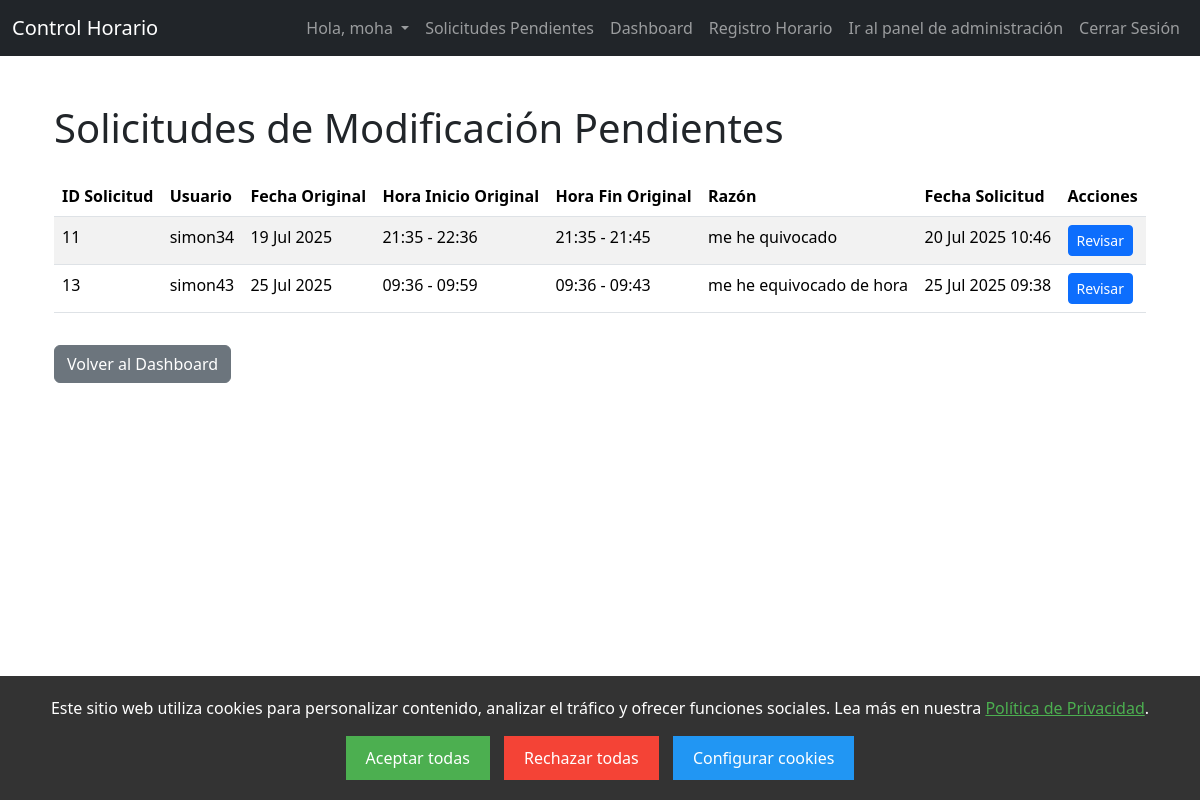
Screenshot of /admin-requests/ (signed in) with the database file from the repository.
### control_horario_app/models.py (models this page shows, shortened)
class TimeEntryModificationRequest(models.Model):
    original_entry = models.ForeignKey(TimeEntry, on_delete=models.CASCADE, related_name='modification_requests')
    requesting_user = models.ForeignKey(User, on_delete=models.CASCADE, related_name='sent_modification_requests')
    requested_start_time = models.DateTimeField()
    requested_end_time = models.DateTimeField(null=True, blank=True)
    requested_break_start = models.DateTimeField(null=True, blank=True)
    requested_break_end = models.DateTimeField(null=True, blank=True)
    reason = models.TextField(blank=True, null=True, help_text="Razón para la solicitud de cambio.")
    REQUEST_STATUS_CHOICES = [
        ('pending', 'Pendiente'),
        ('approved', 'Aprobada'),
        ('rejected', 'Rechazada'),
    ]
    status = models.CharField(max_length=10, choices=REQUEST_STATUS_CHOICES, default='pending')
    requested_at = models.DateTimeField(auto_now_add=True)
    reviewed_at = models.DateTimeField(null=True, blank=True)
    reviewer = models.ForeignKey(User, on_delete=models.SET_NULL, null=True, blank=True, related_name='reviewed_modification_requests')
    admin_notes = models.TextField(blank=True, null=True, help_text="Notas del administrador al revisar la solicitud.")
    class Meta:
        ordering = ['-requested_at']

class TimeEntry(models.Model):
    user = models.ForeignKey(User, on_delete=models.CASCADE)
    start_time = models.DateTimeField()
    end_time = models.DateTimeField(null=True, blank=True)
    break_start = models.DateTimeField(null=True, blank=True)
    break_end = models.DateTimeField(null=True, blank=True)
    notes = models.TextField(blank=True)
    created_at = models.DateTimeField(auto_now_add=True)
    is_edited = models.BooleanField(default=False) # Considerar añadir esto para auditoría
    last_edited = models.DateTimeField(null=True, blank=True) # Y esto
    class Meta:
        ordering = ['-start_time'] # Esto ya debería estar

### control_horario_app/views.py (the view)
# urls.py: path('admin-requests/', views.admin_modification_requests, name='admin_modification_requests'),
@login_required
@user_passes_test(is_admin, login_url='/dashboard/') # Redirige si no es admin
def admin_modification_requests(request):
    pending_requests = TimeEntryModificationRequest.objects.filter(status='pending').order_by('requested_at')
    context = {
        'pending_requests': pending_requests
    }
    return render(request, 'control_horario_app/admin_requests_list.html', context)

### control_horario_app/views.py (called while the page is built)
def is_admin(user):
    return user.is_staff

### control_horario_app/templates/control_horario_app/admin_requests_list.html (shortened to what this page needs)
{% extends 'base.html' %}
{% load static %}
{% block content %}
<div class="container mt-5">
    <h1 class="mb-4">Solicitudes de Modificación Pendientes</h1>
    {% if pending_requests %}
    <div class="table-responsive">
        <table class="table table-striped table-hover">
            <thead class="thead-dark">
                <tr>
                    <th>ID Solicitud</th>
                    <th>Usuario</th>
                    <th>Fecha Original</th>
                    <th>Hora Inicio Original</th>
                    <th>Hora Fin Original</th>
                    <th>Razón</th>
                    <th>Fecha Solicitud</th>
                    <th>Acciones</th>
                </tr>
            </thead>
            <tbody>
                {% for req in pending_requests %}
                <tr>
                    <td>{{ req.id }}</td>
                    <td>{{ req.requesting_user.username }}</td>
                    <td>{{ req.original_entry.start_time|date:"d M Y" }}</td>
                    <td>{{ req.original_entry.start_time|date:"H:i" }} - {{ req.original_entry.end_time|default:"N/A"|date:"H:i" }}</td>
                    <td>
                        {% if req.original_entry.break_start and req.original_entry.break_end %}
                            {{ req.original_entry.break_start|date:"H:i" }} - {{ req.original_entry.break_end|date:"H:i" }}
                        {% else %}
                            N/A
                        {% endif %}
                    </td>
                    <td>{{ req.reason|truncatechars:50 }}</td>
                    <td>{{ req.requested_at|date:"d M Y H:i" }}</td>
                    <td>
                        <a href="{% url 'review_modification_request_detail' req.id %}" class="btn btn-primary btn-sm">Revisar</a>
                    </td>
                </tr>
                {% endfor %}
            </tbody>
        </table>
    </div>
    {% else %}
    <div class="alert alert-info" role="alert">
        No hay solicitudes de modificación pendientes en este momento.
    </div>
    {% endif %}
    <p><a href="{% url 'dashboard' %}" class="btn btn-secondary mt-3">Volver al Dashboard</a></p>
</div>
{% endblock %}

### control_horario_app/templates/control_horario_app/base.html (shortened to what this page needs)
<!DOCTYPE html>
<html lang="es">
<head>
    <link href="https://cdn.jsdelivr.net/npm/bootstrap@5.3.2/dist/css/bootstrap.min.css" rel="stylesheet">
    <link rel="stylesheet" href="https://cdn.jsdelivr.net/npm/bootstrap-icons@1.11.3/font/bootstrap-icons.min.css">
</head>
<body>
    <nav class="navbar navbar-expand-lg navbar-dark bg-dark">
        <div class="container-fluid">
            <a class="navbar-brand" href="#">Control Horario</a>
            <div class="collapse navbar-collapse" id="navbarNav">
                <ul class="navbar-nav ms-auto">
                    {% if user.is_authenticated %}
                    <li class="nav-item dropdown">
                        <a class="nav-link dropdown-toggle" href="#" id="navbarDropdown" role="button" data-bs-toggle="dropdown" aria-expanded="false">
                            Hola, {{ user.username }}
                        </a>
                    </li>
                        {% if request.user.is_authenticated and request.user.is_staff %}
                            <li class="nav-item">
                                <a class="nav-link" href="{% url 'admin_modification_requests' %}">
                                    Solicitudes Pendientes {% if pending_requests_count %} <span class="badge bg-danger">{{ pending_requests_count }}</span>{% endif %}
                                </a>
                            </li>
                        {% endif %}
                        <li class="nav-item">
                            <a class="nav-link" href="{% url 'dashboard' %}">Dashboard</a>
                        </li>
                        <li class="nav-item">
                            <a class="nav-link" href="{% url 'timesheet' %}">Registro Horario</a>
                        </li>
                        {% if request.user.is_authenticated and request.user.is_staff %}
                        <li>
                             <a href="{% url 'admin:login' %}" target="_blank" class="nav-item nav-link">Ir al panel de administración</a>
                        </li>
                         {% endif %}
                        <li class="nav-item">
                            <a class="nav-link" href="{% url 'logout' %}">Cerrar Sesión</a>
                        </li>
                    {% endif %}
                </ul>
            </div>
        </div>
    </nav>
    <div class="container mt-4">
        {% block content %}
        {% endblock %}
    </div>
    {% if not request.COOKIES.cookie_consent %}
<div id="cookie-banner" class="cookie-banner" style="position: fixed; bottom: 0; width: 100%; background: #333; color: white; text-align: center; padding: 20px; z-index: 1000;">
    <p>
        Este sitio web utiliza cookies para personalizar contenido, analizar el tráfico y ofrecer funciones sociales.
        Lea más en nuestra <a href="{% url 'privacy_policy' %}" style="color: #4CAF50; text-decoration: underline;">Política de Privacidad</a>.
    </p>
    <div style="margin-top: 10px;">
        <button id="accept-all-cookies" style="background: #4CAF50; color: white; padding: 10px 20px; border: none; cursor: pointer; margin-right: 10px;">
            Aceptar todas
        </button>
        <button id="reject-all-cookies" style="background: #f44336; color: white; padding: 10px 20px; border: none; cursor: pointer; margin-right: 10px;">
            Rechazar todas
        </button>
        <button id="configure-cookies" style="background: #2196F3; color: white; padding: 10px 20px; border: none; cursor: pointer;">
            Configurar cookies
        </button>
    </div>
</div>
{% endif %}
</body>
</html>

### rows the page displays
TimeEntryModificationRequest: id "11", requesting_user.username "simon34", original_entry.start_time "19 Jul 2025", original_entry.start_time "21:35", original_entry.end_time "22:36", original_entry.break_start "21:35", original_entry.break_end "21:45", reason "me he quivocado", requested_at "20 Jul 2025 10:46"
TimeEntryModificationRequest: id "13", requesting_user.username "simon43", original_entry.start_time "25 Jul 2025", original_entry.start_time "09:36", original_entry.end_time "09:59", original_entry.break_start "09:36", original_entry.break_end "09:43", reason "me he equivocado de hora", requested_at "25 Jul 2025 09:38"

### other values shown
{{ user.username }} "moha"
